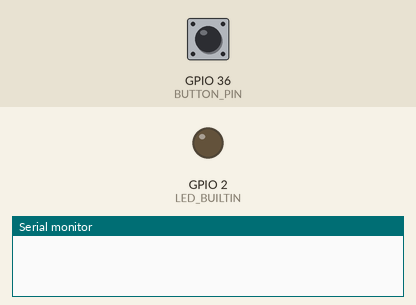
Recording of a sketch running on a simulated ESP32. Parts: output pins drawn as LEDs (lit = HIGH), the last lines printed to the serial monitor. Inputs (shaded band) come from the test bench; at power-on: GPIO 36 (BUTTON_PIN) HIGH.

Above: at 1.2 s.
1.3 s: GPIO 36 (BUTTON_PIN) pulled LOW for 0.15 s
At 2.5 s:
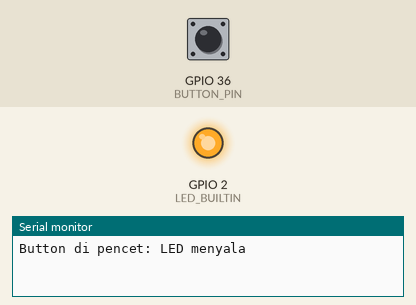
2.9 s: GPIO 36 (BUTTON_PIN) pulled LOW for 1 s
At 3.9 s:
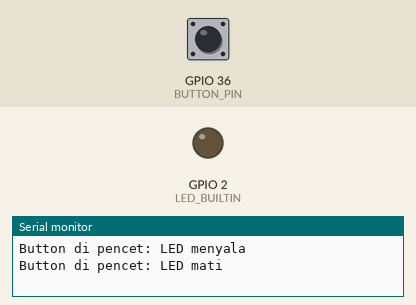
5.4 s: GPIO 36 (BUTTON_PIN) pulled LOW for 3.2 s
At 6.9 s:
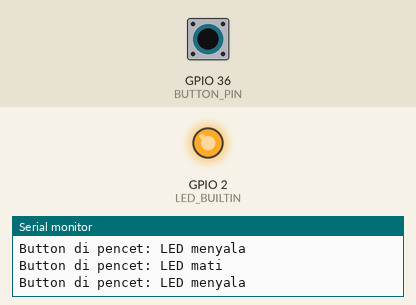
Timing chart, 0 to 8.4 s (numbered marks = the images above; inputs shaded):
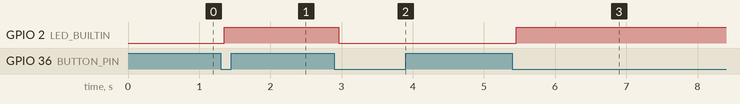

Measured:
- after the input at 1.3 s, GPIO 2 (LED_BUILTIN): LOW → HIGH after 0.05 s
- after the input at 2.9 s, GPIO 2 (LED_BUILTIN): HIGH → LOW after 0.06 s
- after the input at 5.4 s, GPIO 2 (LED_BUILTIN): LOW → HIGH after 0.05 s

The sketch:

test_button_ADC_pin_esp32.ino
```cpp
// Define pin numbers
#define BUTTON_PIN  36  // Pin untuk tombol
#define LED_BUILTIN 2   // Pin LED bawaan ESP32

// Variable untuk menyimpan status LED
bool ledState = false;

void setup() {
  // Inisialisasi pin untuk tombol sebagai input pull-up
  pinMode(BUTTON_PIN, INPUT);

  // Inisialisasi pin LED sebagai output
  pinMode(LED_BUILTIN, OUTPUT);

  // Matikan LED di awal
  digitalWrite(LED_BUILTIN, LOW);

  // Mulai Serial Monitor
  Serial.begin(115200);
}

void loop() {
  // Membaca status tombol
  static bool lastButtonState = HIGH;
  bool buttonState = digitalRead(BUTTON_PIN);

  // Deteksi perubahan status tombol
  if (buttonState == LOW && lastButtonState == HIGH) {
    // Tunda debounce
    delay(50);
    if (digitalRead(BUTTON_PIN) == LOW) {
      // Ubah status LED
      ledState = !ledState;
      digitalWrite(LED_BUILTIN, ledState ? HIGH : LOW);

      // Tampilkan pesan di Serial Monitor
      if (ledState) {
        Serial.println("Button di pencet: LED menyala");
      } else {
        Serial.println("Button di pencet: LED mati");
      }
    }
  }

  // Perbarui status tombol terakhir
  lastButtonState = buttonState;

  // Delay kecil untuk stabilitas
  delay(10);
}
```
